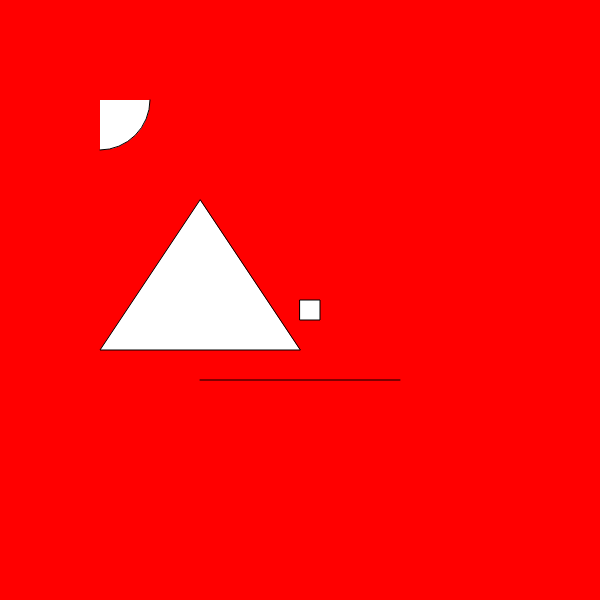
Frame 1 (no input)
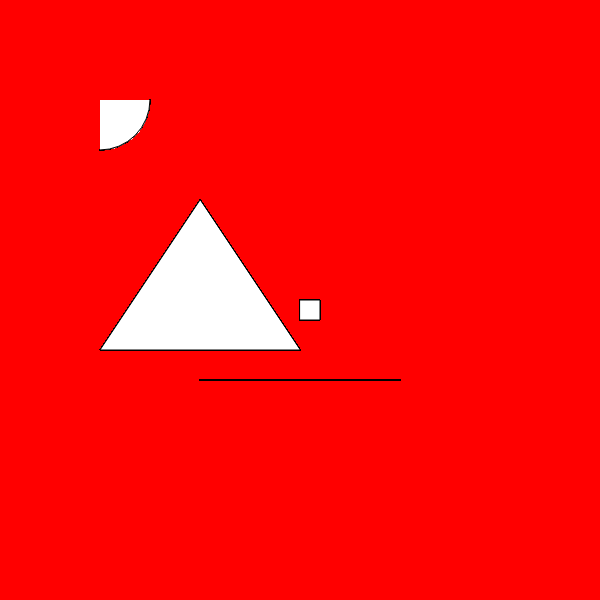
Frame 60 (no input)
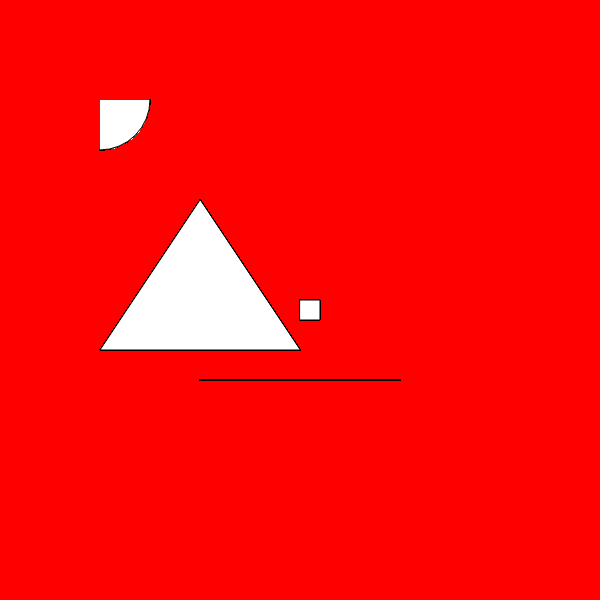
Frame 120 (the mouse pressed at the canvas centre since frame 60)

The p5.js sketch that drew these frames (run headless with seeded random() and noise() and a simulated clock; from frame 60 on, the mouse is pressed at the canvas centre):

// p5.js sketch
// ── sketch.js
function setup() {
    createCanvas(600,600);
    background(255,0,0);
}

function draw() {
  //drawing a rectangle
  rect(300,300,20,20);
  //drawing a line
  line(200,380,400,380);
  //drawing a triangle
  triangle(200,200,100,350,300,350);
  //drawing an arc
  arc(100,100,100,100,0,HALF_PI);
}
